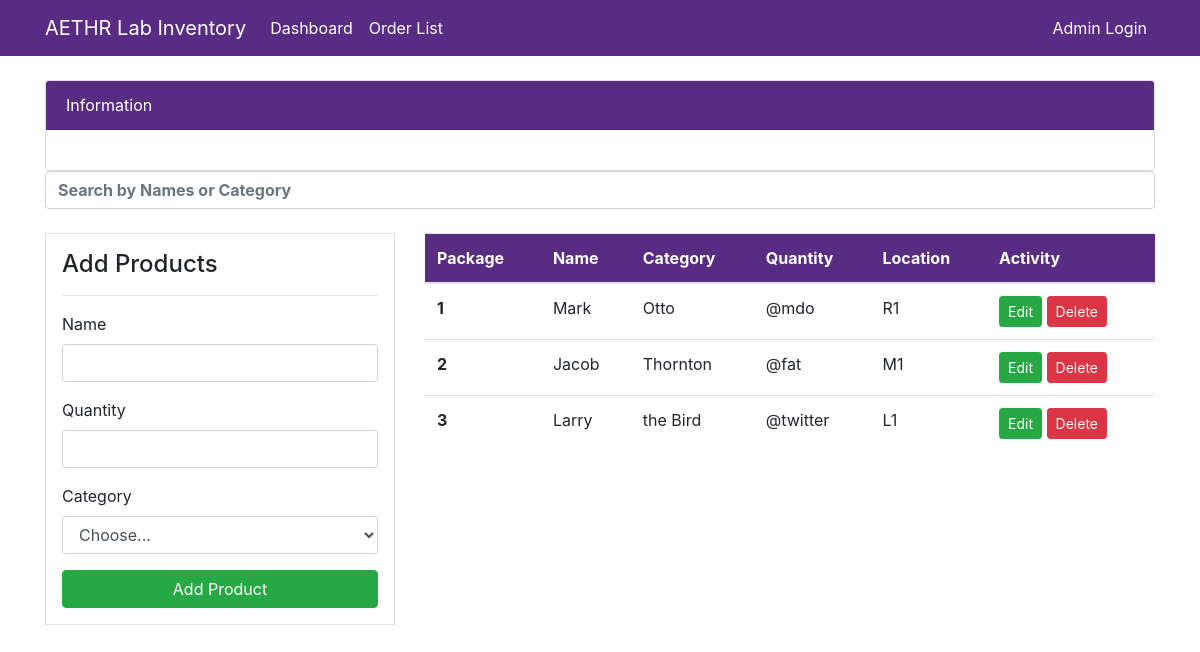
Before: / with the older database file.
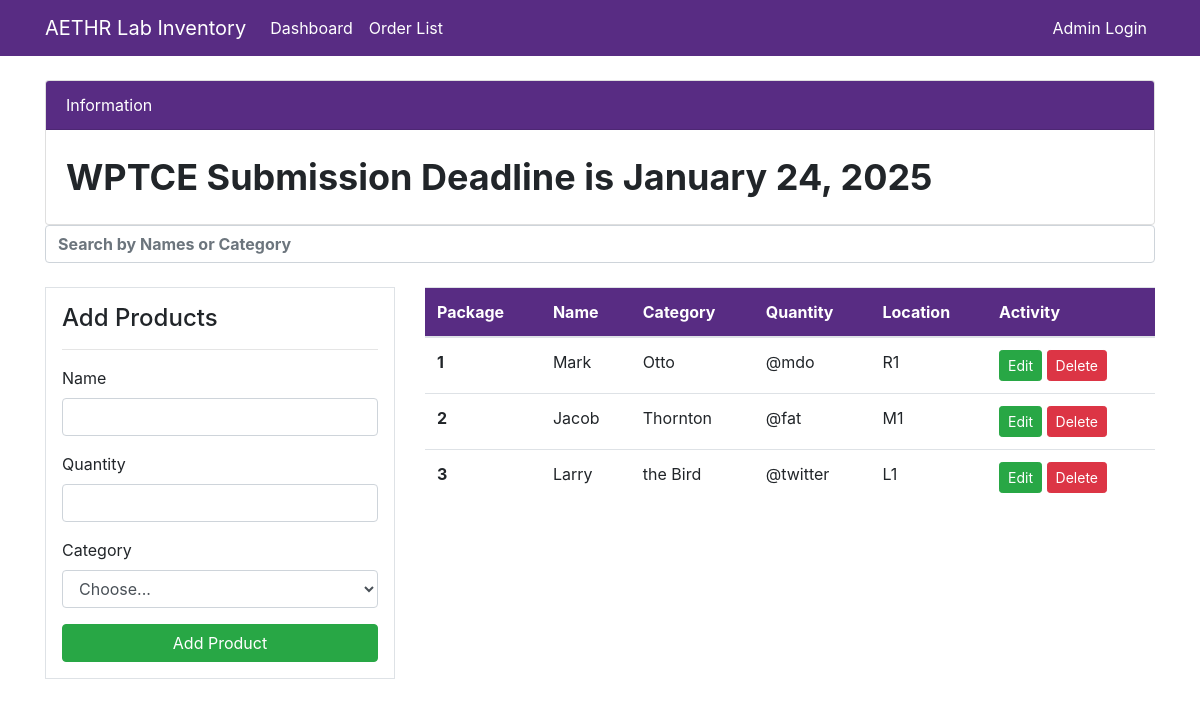
After: the same page with the newer database file.
### dashboard/models.py (models this page shows, shortened)
class MarqueeText(models.Model):
    text = models.CharField(max_length=255, help_text="Text to display in the marquee")

### dashboard/views.py (the view)
# urls.py: path('', views.index, name ='dashboard-index'),
def index(request):
    marquee_text = MarqueeText.objects.first()
    return render(request, 'dashboard/index.html', {'marquee_text': marquee_text})

### templates/dashboard/index.html (shortened to what this page needs)
{% extends 'partials/base.html' %}
{% block content %}
{% include 'partials/table.html'%}
{% endblock %}

### templates/partials/base.html (shortened to what this page needs)
<!doctype html>
<html lang="en">
  <head>
    <link rel="stylesheet" href="https://cdn.jsdelivr.net/npm/bootstrap@4.4.1/dist/css/bootstrap.min.css">
    <link rel="stylesheet" href="https://use.fontawesome.com/releases/v5.15.2/css/all.css"
>
  </head>
  <body>
    {% include 'partials/nav.html' %}
    {% block content %}
    {% endblock %}
  </body>
</html>

### templates/partials/nav.html (shortened to what this page needs)
<nav class="navbar navbar-expand-lg navbar-info custom-navbar">
    <div class="container">
        <a class="navbar-brand text-white" href="{% url 'dashboard-index' %}">AETHR Lab Inventory</a>
        <div class="collapse navbar-collapse" id="navbarSupportedContent">
            <ul class="navbar-nav mr-auto">
                <li class="nav-item active">
                    <a class="nav-link text-white" href="{% url 'dashboard-index' %}">Dashboard </a>
                </li>
                <li class="nav-item active">
                    <a class="nav-link text-white" href="{% url 'dashboard-staff' %}">Order List </a>
                </li>
            </ul>
            <ul class="navbar-nav ml-auto">
                <li class="nav-item">
                    <a class="nav-link text-white" href="{% url 'admin' %}">Admin Login</a>
                </li>
            </ul>
        </div>
    </div>
</nav>
<br>
<div class="container custom">
    <div class="row mt-12">
        <div class="col-md-12">
            <div class="card">
                <div class="card-header custom-navbar text-white">
                    Information
                </div>
                <div class="card-body">
                    <marquee behavior="" direction="" style="font-size: 36px; font-weight: bold;">
                        {{ marquee_text.text }}
                    </marquee>
                </div>
            </div>
        </div>
    </div>
</div>

### templates/partials/table.html (shortened to what this page needs)
<div class="container">
        <input
        type="text"
        id="searchInput"
        class="form-control mb-3"
        style="font-weight: bold;"
        placeholder="Search by Names or Category"
        onkeyup="searchTable()"
        />
    <div class="row my-4">
        <div class="col-md-4">
            <div class="border bg-white p-3">
                <h4>Add Products</h4>
                <hr>
                <form action="">
                    <div class="form-group">
                        <label for="exampleInputEmail1">Name</label>
                        <input type="email" class="form-control" id="exampleInputEmail1"
                            aria-describedby="emailHelp">
                    </div>
                    <div class="form-group">
                        <label for="exampleInputPassword1">Quantity</label>
                        <input type="password" class="form-control" id="exampleInputPassword1">
                    </div>
                    <div class="form-group ">
                        <label for="inputState">Category</label>
                        <select id="inputState" class="form-control">
                            <option selected>Choose...</option>
                        </select>
                    </div>
                    <input class="btn btn-success btn-block" type="submit" value="Add Product">
                </form>
            </div>
        </div>
        <div class="col-md-8">
            <table class="table bg-white" id="dataTable">
                <thead class="custom-navbar">
                    <tr class="text-white">
                        <th scope="col">Package</th>
                        <th scope="col">Name</th>
                        <th scope="col">Category</th>
                        <th scope="col">Quantity</th>
                        <th scope="col">Location</th>
                        <th scope="col">Activity</th>
                    </tr>
                </thead>
                <tbody>
                    <tr>
                        <th scope="row">1</th>
                        <td>Mark</td>
                        <td>Otto</td>
                        <td>@mdo</td>
                        <td>R1</td>
                        <td>
                            <a class="btn btn-success btn-sm" href="">Edit</a>
                            <a class="btn btn-danger btn-sm" href="">Delete</a>
                        </td>
                    </tr>
                    <tr>
                        <th scope="row">2</th>
                        <td>Jacob</td>
                        <td>Thornton</td>
                        <td>@fat</td>
                        <td>M1</td>
                        <td>
                            <a class="btn btn-success btn-sm" href="">Edit</a>
                            <a class="btn btn-danger btn-sm" href="">Delete</a>
                        </td>
                    </tr>
                    <tr>
                        <th scope="row">3</th>
                        <td>Larry</td>
                        <td>the Bird</td>
                        <td>@twitter</td>
                        <td>L1</td>
                        <td>
                            <a class="btn btn-success btn-sm" href="">Edit</a>
                            <a class="btn btn-danger btn-sm" href="">Delete</a>
                        </td>
                    </tr>
                </tbody>
            </table>
        </div>
    </div>
</div>

### templates/partials/nav.html (style rules this page uses)
.custom-navbar { background-color: #582c83; color: white; }

Changed rows visible on the page:
added MarqueeText: text "WPTCE Submission Deadline is January 24, 2025"
